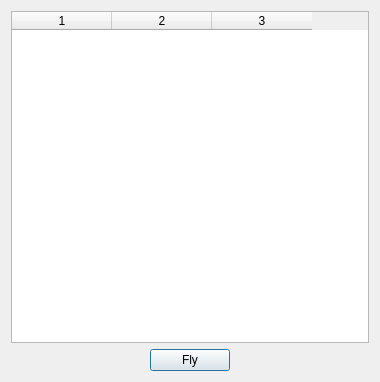
<?xml version="1.0" encoding="UTF-8"?>
<ui version="4.0">
 <class>StartAirplanes</class>
 <widget class="QWidget" name="StartAirplanes">
  <property name="geometry">
   <rect>
    <x>0</x>
    <y>0</y>
    <width>380</width>
    <height>382</height>
   </rect>
  </property>
  <property name="sizePolicy">
   <sizepolicy hsizetype="Preferred" vsizetype="Preferred">
    <horstretch>0</horstretch>
    <verstretch>0</verstretch>
   </sizepolicy>
  </property>
  <property name="windowTitle">
   <string>Form</string>
  </property>
  <layout class="QVBoxLayout" name="verticalLayout">
   <item>
    <widget class="QTableWidget" name="AirTable">
     <property name="editTriggers">
      <set>QAbstractItemView::NoEditTriggers</set>
     </property>
     <property name="selectionMode">
      <enum>QAbstractItemView::SingleSelection</enum>
     </property>
     <property name="selectionBehavior">
      <enum>QAbstractItemView::SelectRows</enum>
     </property>
     <property name="sortingEnabled">
      <bool>true</bool>
     </property>
     <property name="wordWrap">
      <bool>false</bool>
     </property>
     <property name="columnCount">
      <number>3</number>
     </property>
     <column/>
     <column/>
     <column/>
    </widget>
   </item>
   <item>
    <layout class="QHBoxLayout" name="horizontalLayout_2">
     <item>
      <spacer name="horizontalSpacer_2">
       <property name="orientation">
        <enum>Qt::Horizontal</enum>
       </property>
       <property name="sizeHint" stdset="0">
        <size>
         <width>40</width>
         <height>20</height>
        </size>
       </property>
      </spacer>
     </item>
     <item>
      <widget class="QPushButton" name="Fly">
       <property name="sizePolicy">
        <sizepolicy hsizetype="Fixed" vsizetype="Fixed">
         <horstretch>0</horstretch>
         <verstretch>0</verstretch>
        </sizepolicy>
       </property>
       <property name="text">
        <string>Fly</string>
       </property>
       <property name="autoDefault">
        <bool>true</bool>
       </property>
       <property name="default">
        <bool>true</bool>
       </property>
       <property name="flat">
        <bool>false</bool>
       </property>
      </widget>
     </item>
     <item>
      <spacer name="horizontalSpacer">
       <property name="orientation">
        <enum>Qt::Horizontal</enum>
       </property>
       <property name="sizeHint" stdset="0">
        <size>
         <width>40</width>
         <height>20</height>
        </size>
       </property>
      </spacer>
     </item>
    </layout>
   </item>
  </layout>
 </widget>
 <resources/>
 <connections>
  <connection>
   <sender>Fly</sender>
   <signal>pressed()</signal>
   <receiver>StartAirplanes</receiver>
   <slot>OnFly()</slot>
   <hints>
    <hint type="sourcelabel">
     <x>228</x>
     <y>371</y>
    </hint>
    <hint type="destinationlabel">
     <x>356</x>
     <y>169</y>
    </hint>
   </hints>
  </connection>
  <connection>
   <sender>AirTable</sender>
   <signal>doubleClicked(QModelIndex)</signal>
   <receiver>Fly</receiver>
   <slot>click()</slot>
   <hints>
    <hint type="sourcelabel">
     <x>183</x>
     <y>174</y>
    </hint>
    <hint type="destinationlabel">
     <x>196</x>
     <y>361</y>
    </hint>
   </hints>
  </connection>
 </connections>
 <slots>
  <slot>OnFly()</slot>
 </slots>
</ui>
